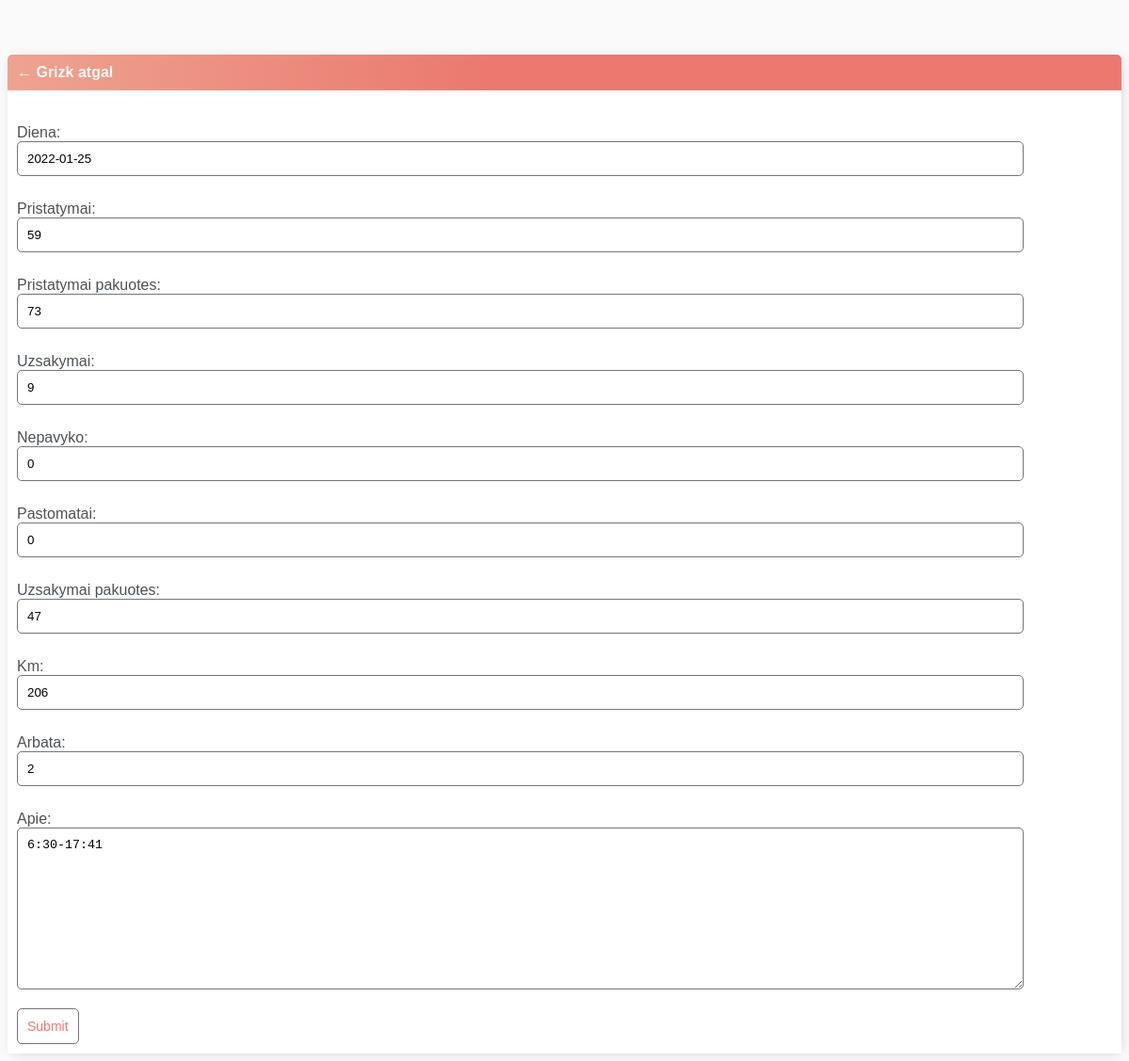
Screenshot of /taskas-update/21/ (signed in) with the database file from the repository.
### base/models.py (models this page shows, shortened)
class Taskai(models.Model):
    user = models.ForeignKey(User, on_delete=models.CASCADE, null=True, blank=True)
    diena = models.DateField(auto_now_add=False)
    pristatymai = models.IntegerField()
    pristatymai_pakuotes = models.IntegerField(null=True, blank=True)
    uzsakymai = models.IntegerField()
    uzsakymai_pakuotes = models.IntegerField(null=True, blank=True)
    nepavyko = models.CharField(max_length=50)
    pastomatai = models.IntegerField()
    km = models.IntegerField()
    arbata = models.CharField(max_length=50, null=True, blank=True)
    apie = models.TextField(null=True, blank=True)
    class Meta:
        ordering = ['diena']

### base/views.py (the view)
# urls.py: path('taskas-update/<int:pk>/', TaskaiUpdate.as_view(), name='taskas-update'),
class TaskaiUpdate(LoginRequiredMixin, UpdateView):
    model = Taskai
    fields = ['diena', 'pristatymai', 'pristatymai_pakuotes', 'uzsakymai', 'nepavyko', 'pastomatai', 'uzsakymai_pakuotes', 'km', 'arbata', 'apie']
    success_url = reverse_lazy('visi-taskai')

### base/templates/base/taskai_form.html (shortened to what this page needs)
{% extends 'base/main.html'%}
{% block content %}
<div class="header-bar">
  <a href="{% url 'visi-taskai' %}"> &#8592; Grizk atgal</a>
</div>
<div class="card-body">
  <form method="POST" action="">
    {{form.as_p}}
    <input class="button" type="submit" value="Submit"/>
</div>
{% endblock content%}

### static/base/style.css (style rules this page uses)
body { background-color: #FAFAFA; font-family: 'Nunito', sans-serif; padding-top: 50px; }
a, p { color: #4b5156 }
a { font-weight: 600; }
.header-bar a { color: rgb(247, 247, 247); text-decoration: none; }
.header-bar { display: flex; justify-content: space-between; color: #fff; padding: 10px; border-radius: 5px 5px 0 0; background: linear-gradient(90deg, #EEA390 0%, #EB796F 43%, #EB796F 100%); }
.button { border: 1px solid #757575; background-color: #FFF; color: #EB796F; padding: 10px; font-size: 14px; border-radius: 5px; cursor: pointer; text-decoration: none; }
.card-body { padding: 10px; }
label { padding-top: 10px !important; display: block; }
input[type=text], input[type=number], input[type=password], textarea { border: 1px solid #757575; border-radius: 5px; padding: 10px; width: 90%; }

### rows the page displays
Taskai: diena "2022-01-25", pristatymai "59", pristatymai_pakuotes "73", uzsakymai "9", nepavyko "0", pastomatai "0", uzsakymai_pakuotes "47", km "206", arbata "2", apie "6:30-17:41"
